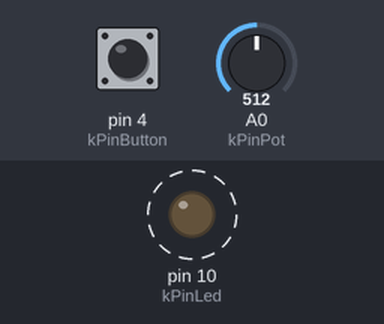
Bench run of a sketch on a simulated Arduino Uno, built with avr-gcc and run on an emulated ATmega328P. Parts: output pins drawn as LEDs (lit = HIGH). Dashed ring = blinking. Inputs (shaded band) come from the test bench; at power-on: pin 4 (kPinButton) HIGH, A0 (kPinPot) = 512.

Above: at 0.9 s.
1.3 s: pin 4 (kPinButton) pulled LOW for 0.15 s
At 1.3 s:
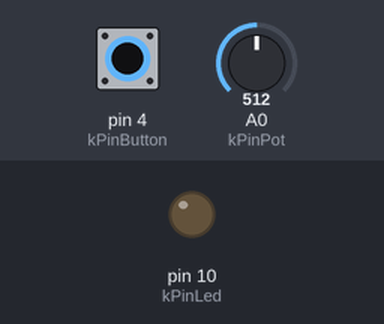
At 2.1 s:
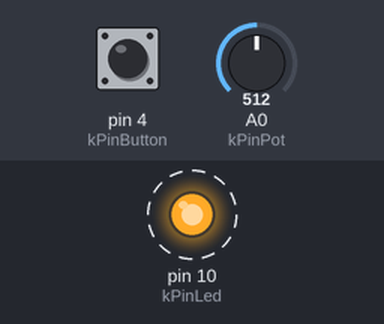
Timing chart, 0 to 10.3 s (numbered marks = the images above; inputs shaded):
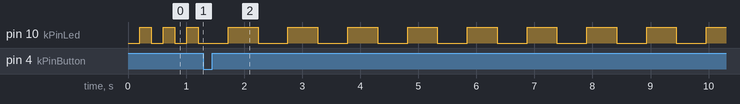

The sketch:

3_2_sketch.ino
```cpp
/*
    13518146 - Naufal Prima Yoriko
    EXERCISE 3.2 change interval with pot value only when button pressed
*/

const int kPinPot = A0;
const int kPinButton = 4;
const int kPinLed = 10;

const int kMininterval = 5;
const int kMaxinterval = 1500;

long lastTime;
int ledState = LOW;
int potVal = 200; // initial value

void setup(){
    pinMode(kPinLed, OUTPUT);
    pinMode(kPinButton, INPUT);
    digitalWrite(kPinButton, HIGH);

    lastTime = millis();
}

void loop(){
    if(digitalRead(kPinButton) == LOW){
        potVal = analogRead(kPinPot);
    }

    if(millis() > lastTime + potVal){
        ledState = !ledState;
        digitalWrite(kPinLed, ledState);
        lastTime = millis();
    }

    delay(3); // give basic interval 3ms between loop
}
```

Measured:
- after the input at 1.3 s, pin 10 (kPinLed): alternates HIGH for 0.52 s and LOW for 0.52 s, starting after 0.43 s
- by itself, pin 10 (kPinLed): alternates HIGH for 0.20 s and LOW for 0.20 s
